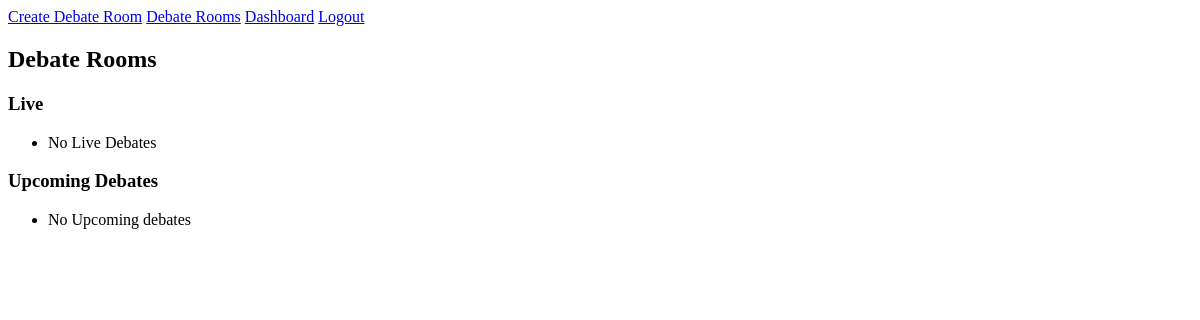
Page /debates/room/ (signed in) on the earlier database version.
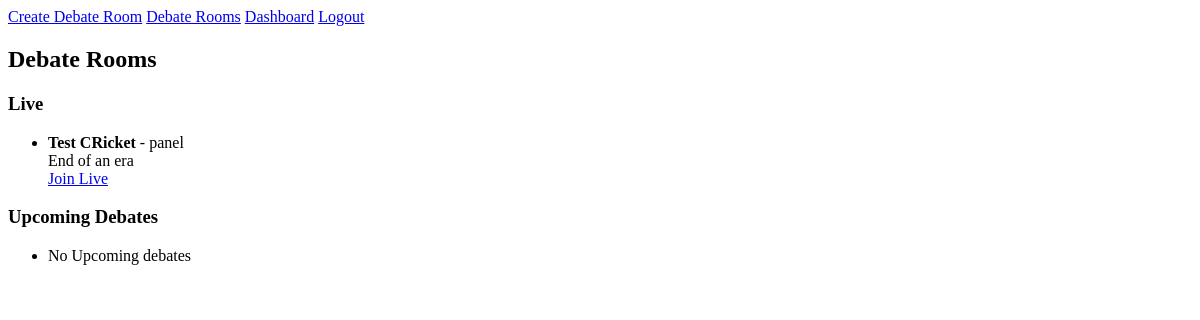
Same page on the later database version.
### debates/models.py (models this page shows, shortened)
class DebateRoom(models.Model):
    Format_Choice = [
        ('1v1', '1v1'),
        ('panel','panel'),
    ]
    title = models.CharField(max_length = 255)
    description = models.TextField(blank = True)
    topic = models.CharField(max_length=255)
    created_by = models.ForeignKey(User,on_delete = models.CASCADE, related_name = "participants")
    is_private = models.BooleanField(default = True)
    format = models.CharField(max_length=10, choices = Format_Choice,default = "1v1")
    timer_per_round = models.IntegerField(default = 120)
    allow_entry = models.BooleanField(default=True)
    is_live = models.BooleanField(default = False)
    created_at = models.DateTimeField(auto_now_add=True)
    is_featured = models.BooleanField(default = False)

### debates/views.py (the view)
# urls.py: path('room/',views.debate_room_list,name="debate_room_list"),
@login_required
def debate_room_list(request):
    now = timezone.now()
    rooms_with_time = DebateRoom.objects.filter(is_private = False).annotate(
        first_start = Min('rounds__start_time')
    )
    live_rooms = rooms_with_time.filter(is_live=True).order_by('-first_start')
    upcoming_rooms = rooms_with_time.filter(is_live = False, first_start__gt=now).order_by('first_start')
    return render(request,'debates/room_list.html',{
        'live_rooms' : live_rooms,
        'upcoming_rooms' : upcoming_rooms
    })

### debates/templates/debates/room_list.html
{% extends "debates/layout.html" %}
{% block body %}
<h2>Debate Rooms</h2>
<section>
    <h3>Live</h3>
    <ul>
        {% for room in live_rooms %}
        <li>
            <strong>{{room.title}}</strong> - {{room.format}} <br>
            {{room.description}} <br>
            <a href="{% url 'debate_room_detail' room.id %}">Join Live</a>
        </li>
        {% empty %}
        <li>No Live Debates</li>
        {% endfor %}
    </ul>
</section>
<section>
    <h3>Upcoming Debates</h3>
    <ul>
        {% for room in upcoming_rooms %}
        <li>
            <strong>{{room.title}}</strong> - {{room.format}} <br>
            {{room.description}} <br>
            <a href="{% url 'debate_room_detail' room.id %}">View</a>
        </li>
        {% empty %}
        <li>No Upcoming debates</li>
        {% endfor %}
    </ul>
</section>
{% endblock %}

Differences in the rows shown:
now on this page (row edited): DebateRoom: title "Test CRicket", format "panel", description "End of an era"
Other differences:
text no longer shown: "No Live Debates"
